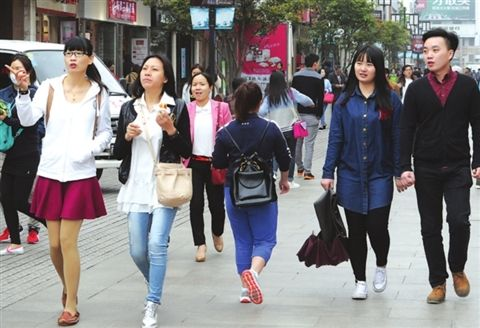
#> input picture opencv-learning/data/xingren.jpg, 480 x 328 px
$ python hog_svm_pedesk_detect.py   (older library calls are emulated)
#> lines starting #> are read from the running program, lines starting #| are printed output that depends on the picture; after the words box and inside, x2 and y2 are one past the last pixel; in counts of white or black regions, pixels touching at a corner belong together

"""
提取图像hog特征 + svm分类
实现图像中的行人检测...
"""

import cv2 as cv
import numpy as np
from matplotlib import pyplot as plt

# [22 lines of commented-out code are left out]
if __name__ == '__main__':
    src = cv.imread('data/xingren.jpg')
#> src is the input picture: shape (328, 480, 3); mean B, G, R 127, 125.2, 128.8
    cv.imshow("input", src)

    hog = cv.HOGDescriptor()

    # opencv的 默认的 hog+svm行人检测器
    hog.setSVMDetector(cv.HOGDescriptor_getDefaultPeopleDetector())

    # Detect people in the image
    (rects, weights) = hog.detectMultiScale(src,
                                            winStride=(2, 4),
                                            padding=(8, 8),
                                            scale=1.2,
                                            useMeanshiftGrouping=False)
#> rects = [[305, 82, 122, 243], [264, 26, 92, 184], [151, 43, 126, 252], [0, 7, 152, 311], [80, 25, 159, 303]]; weights = [1.78, 0.297, 1.33, 0.856, 0.828]
    for (x, y, w, h) in rects:
        cv.rectangle(src, (x, y), (x + w, y + h), (0, 255, 0), 2)
#> this loop made 5 passes
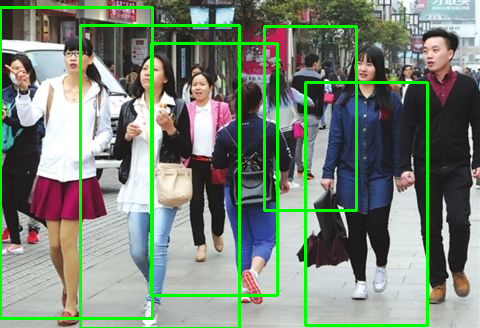
#> src: shape (328, 480, 3); 6.62% of pixels changed, all inside (x1, y1, x2, y2) = (0, 6, 429, 328)

    cv.imshow("hog-detector", src)
    cv.imwrite("hog-detector.jpg", src)
    cv.waitKey(0)
    cv.destroyAllWindows()

    # [18 lines of commented-out code are left out]
